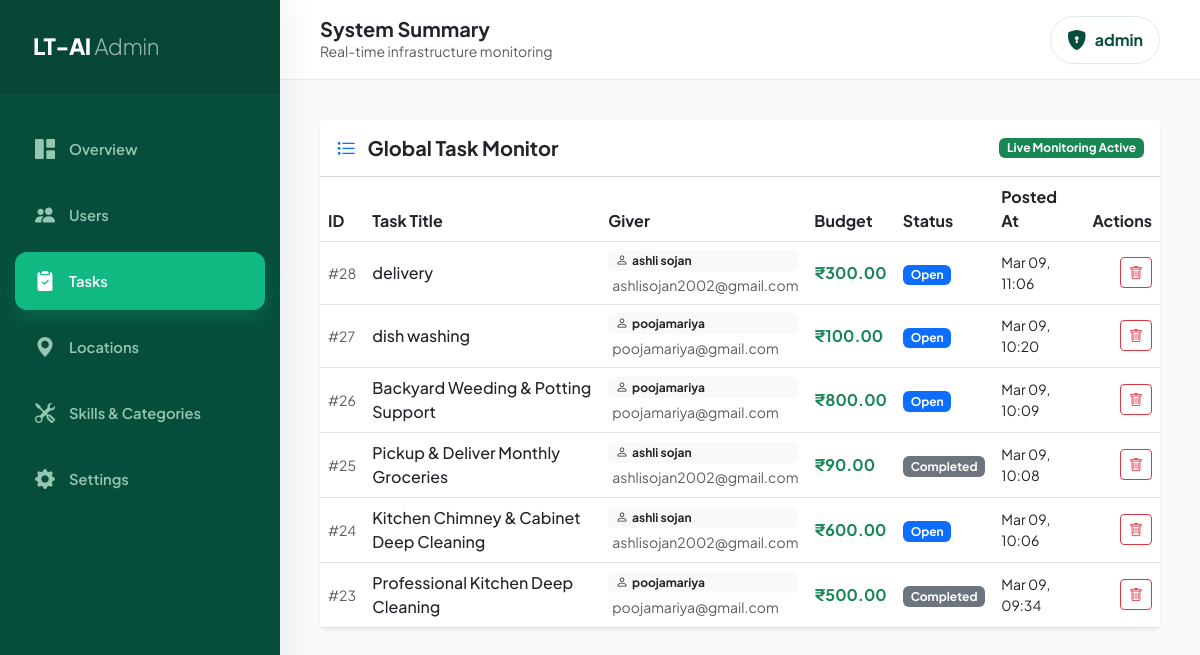
Screenshot of /admin-panel/tasks/ (signed in) with the database file from the repository.
### accounts/models.py (models this page shows, shortened)
class User(AbstractUser):
    name = models.CharField(max_length=100)
    email = models.EmailField(unique=True)
    phone = models.CharField(max_length=15)
    ROLE_CHOICES = (
        ('giver', 'Giver'),
        ('doer', 'Doer'),
        ('admin', 'Admin'),
    )
    role = models.CharField(max_length=10, choices=ROLE_CHOICES)
    adhar_photo = models.ImageField(upload_to='adhar_photos/', null=True, blank=True)
    photo = models.ImageField(upload_to='profile_photos/', null=True, blank=True)
    certificate_file = models.FileField(upload_to='certificates/', null=True, blank=True)
    verification_attempts = models.IntegerField(default=0)
    approval_status = models.CharField(max_length=20, default='pending')
    status = models.CharField(max_length=20, default='Active')
    verification_live_photo = models.ImageField(
    upload_to='verification/live_photos/',
    null=True,
    blank=True
)
    USERNAME_FIELD = 'email'
    REQUIRED_FIELDS = ['username', 'name']

### giver/models.py (models this page shows, shortened)
class Task(models.Model):
    STATUS_CHOICES = [
        ('Open', 'Open'),
        ('Accepted', 'Accepted'),
        ('Completed', 'Completed'),
        ('Cancelled', 'Cancelled'),
        ('Expired', 'Expired'),
    ]
    giver = models.ForeignKey(settings.AUTH_USER_MODEL, on_delete=models.CASCADE, related_name='tasks_posted')
    doer = models.ForeignKey(settings.AUTH_USER_MODEL, on_delete=models.SET_NULL, null=True, blank=True, related_name='tasks_accepted')
    category = models.ForeignKey(Category, on_delete=models.CASCADE)
    skill = models.ForeignKey(Skill, on_delete=models.CASCADE)
    district = models.ForeignKey(District, on_delete=models.SET_NULL, null=True)
    place = models.ForeignKey(Place, on_delete=models.SET_NULL, null=True)
    pincode = models.ForeignKey(Pincode, on_delete=models.SET_NULL, null=True)
    title = models.CharField(max_length=150)
    description = models.TextField()
    budget = models.DecimalField(max_digits=10, decimal_places=2)
    status = models.CharField(max_length=30, choices=STATUS_CHOICES, default='Open')
    created_at = models.DateTimeField(auto_now_add=True)
    expiry_at = models.DateTimeField(null=True, blank=True)
    deadline_datetime = models.DateTimeField()
    is_active = models.BooleanField(default=True)

### adminpanel/views.py (the view)
# urls.py: path('tasks/', views.admin_task_management, name='admin_task_management'),
@user_passes_test(is_admin)
def admin_task_management(request):
    user_id = request.GET.get('user_id')
    if user_id:
        tasks = Task.objects.filter(giver_id=user_id).order_by('-created_at')
        viewing_user = get_object_or_404(User, id=user_id)
    else:
        tasks = Task.objects.all().order_by('-created_at')
        viewing_user = None
    return render(request, 'adminpanel/admin_tasks.html', {
        'tasks': tasks,
        'viewing_user': viewing_user
    })

### adminpanel/views.py (called while the page is built)
def is_admin(user):
    return user.is_superuser

### adminpanel/templates/adminpanel/admin_tasks.html (shortened to what this page needs)
{% extends 'adminpanel/base_admin.html' %}
{% block content %}
<div class="card shadow-sm border-0">
    <div class="card-header bg-white py-3 d-flex justify-content-between align-items-center">
        <h5 class="mb-0 fw-bold">
            <i class="bi bi-list-task me-2 text-primary"></i>
            {% if viewing_user %}Tasks by {{ viewing_user.name }}{% else %}Global Task Monitor{% endif %}
        </h5>
        <span class="badge bg-success" id="ws-status">Live Monitoring Active</span>
    </div>
    <div class="table-responsive">
        <table class="table table-hover align-middle mb-0">
            <thead class="bg-light">
                <tr>
                    <th>ID</th>
                    <th>Task Title</th>
                    <th>Giver</th>
                    <th>Budget</th>
                    <th>Status</th>
                    <th>Posted At</th>
                    <th class="text-end">Actions</th>
                </tr>
            </thead>
            <tbody id="admin-task-container">
                {% for task in tasks %}
                <tr id="task-row-{{ task.id }}">
                    <td><small class="text-muted">#{{ task.id }}</small></td>
                    <td><span class="fw-medium">{{ task.title }}</span></td>
                    <td>
                        {% if task.giver %}
                        <a href="?user_id={{ task.giver.id }}" class="text-decoration-none">
                            <div class="badge bg-light text-dark d-block mb-1 text-start">
                                <i class="bi bi-person me-1"></i>{{ task.giver.name|default:task.giver.username }}
                            </div>
                            <small class="text-muted d-block ps-1">{{ task.giver.email|default:"No Email" }}</small>
                        </a>
                        {% else %}
                        <span class="text-muted small">No Giver Info</span>
                        {% endif %}
                    </td>
                    <td class="text-success fw-bold">₹{{ task.budget }}</td>
                    <td>
                        <span class="badge {% if task.status == 'Open' %}bg-primary{% else %}bg-secondary{% endif %}">
                            {{ task.status }}
                        </span>
                    </td>
                    <td class="small">{{ task.created_at|date:"M d, H:i" }}</td>
                    <td class="text-end">
                        <button class="btn btn-sm btn-outline-danger"
                                onclick="confirmDelete('{{ task.id }}', '{% url 'admin_delete_task' task.id %}')">
                            <i class="bi bi-trash"></i>
                        </button>
                    </td>
                </tr>
                {% endfor %}
            </tbody>
        </table>
    </div>
</div>
{% endblock %}

### adminpanel/templates/adminpanel/base_admin.html (shortened to what this page needs)
<!DOCTYPE html>
<html lang="en">
<head>
    <link href="https://cdn.jsdelivr.net/npm/bootstrap@5.3.0/dist/css/bootstrap.min.css" rel="stylesheet">
    <link rel="stylesheet" href="https://cdn.jsdelivr.net/npm/bootstrap-icons@1.11.0/font/bootstrap-icons.css">
</head>
<body>
<div class="admin-sidebar">
    <div class="brand-section text-white">
        <span>LT-AI <span class="fw-light" style="opacity: 0.6;">Admin</span></span>
    </div>
    <div class="nav-group">
        <a href="{% url 'admin_dashboard' %}" class="admin-nav-link {% if request.resolver_match.url_name == 'admin_dashboard' %}active{% endif %}">
            <i class="bi bi-grid-1x2-fill"></i> Overview
        </a>
        <a href="{% url 'admin_user_management' %}" class="admin-nav-link {% if request.resolver_match.url_name == 'admin_user_management' %}active{% endif %}">
            <i class="bi bi-people-fill"></i> Users
        </a>
        <a href="{% url 'admin_task_management' %}" class="admin-nav-link {% if request.resolver_match.url_name == 'admin_task_management' %}active{% endif %}">
            <i class="bi bi-clipboard2-check-fill"></i> Tasks
        </a>
        <a href="{% url 'location_management' %}" class="admin-nav-link {% if request.resolver_match.url_name == 'location_management' %}active{% endif %}">
            <i class="bi bi-geo-alt-fill"></i> Locations
        </a>
        <a href="{% url 'skill_management' %}" class="admin-nav-link {% if request.resolver_match.url_name == 'skill_management' %}active{% endif %}">
            <i class="bi bi-tools"></i> Skills & Categories
        </a>
        <a href="#" class="admin-nav-link">
            <i class="bi bi-gear-fill"></i> Settings
        </a>
    </div>
</div>
<div class="admin-main">
    <header class="admin-header">
        <div class="search-bar">
            <h5 class="fw-bold mb-0 text-dark">System Summary</h5>
            <p class="text-muted small mb-0 d-none d-md-block">Real-time infrastructure monitoring</p>
        </div>
        <div class="user-profile dropdown">
            <button class="btn border-0 rounded-pill px-3 py-2 d-flex align-items-center"
                    style="color: var(--sidebar-dark); font-weight: 700;"
                    data-bs-toggle="dropdown">
                <i class="bi bi-shield-lock-fill me-2 fs-5 text-emerald-600"></i>
                {{ user.name }}
            </button>
        </div>
    </header>
    <div class="content-body">
        {% block content %}{% endblock %}
    </div>
</div>
</body>
</html>

### adminpanel/templates/adminpanel/base_admin.html (style rules this page uses)
:root { --admin-bg: #f8fafc; --sidebar-dark: #064e3b; --accent-color: #10b981; --accent-hover: #059669; --text-main: #0f172a; --sidebar-width: 280px; --header-height: 80px; }
body { font-family: 'Plus Jakarta Sans', sans-serif; background-color: var(--admin-bg); color: var(--text-main); margin: 0; overflow-x: hidden; }
.admin-sidebar { width: var(--sidebar-width); position: fixed; top: 0; bottom: 0; left: 0; z-index: 1050; background: var(--sidebar-dark); transition: all 0.3s cubic-bezier(0.4, 0, 0.2, 1); box-shadow: 10px 0 30px rgba(0, 0, 0, 0.05); display: flex; flex-direction: column; }
.brand-section { padding: 30px 25px; font-size: 1.4rem; font-weight: 800; letter-spacing: -0.5px; background: rgba(0, 0, 0, 0.1); border-bottom: 1px solid rgba(255, 255, 255, 0.05); display: flex; align-items: center; }
.nav-group { padding: 25px 15px; flex: 1; }
.admin-nav-link { color: rgba(209, 250, 229, 0.7); padding: 14px 20px; margin-bottom: 8px; display: flex; align-items: center; text-decoration: none; transition: all 0.25s ease; font-weight: 600; font-size: 0.92rem; border-radius: 12px; }
.admin-nav-link i { font-size: 1.25rem; margin-right: 14px; transition: transform 0.2s ease; }
.admin-nav-link.active { color: #ffffff; background: var(--accent-color); box-shadow: 0 10px 20px rgba(16, 185, 129, 0.2); }
.admin-nav-link.active i { color: #ffffff; }
.admin-main { margin-left: var(--sidebar-width); min-height: 100vh; display: flex; flex-direction: column; }
.admin-header { background: rgba(255, 255, 255, 0.85); backdrop-filter: blur(12px); padding: 0 40px; height: var(--header-height); border-bottom: 1px solid rgba(226, 232, 240, 0.8); display: flex; justify-content: space-between; align-items: center; position: sticky; top: 0; z-index: 1000; }
.content-body { padding: 40px; flex: 1; animation: fadeIn 0.5s ease-out; }
.user-profile .btn { background: #ffffff; border: 1px solid #e2e8f0 !important; box-shadow: 0 2px 4px rgba(0,0,0,0.02); transition: all 0.2s; }

### rows the page displays
User: name "admin"
Task: id "28", title "delivery", giver.name "ashli sojan", giver.email "ashlisojan2002@gmail.com", budget "300.00", status "Open", created_at "Mar 09, 11:06"
Task: id "27", title "dish washing", giver.name "poojamariya", giver.email "poojamariya@gmail.com", budget "100.00", status "Open", created_at "Mar 09, 10:20"
Task: id "26", title "Backyard Weeding & Potting Support", giver.name "poojamariya", giver.email "poojamariya@gmail.com", budget "800.00", status "Open", created_at "Mar 09, 10:09"
Task: id "25", title "Pickup & Deliver Monthly Groceries", giver.name "ashli sojan", giver.email "ashlisojan2002@gmail.com", budget "90.00", status "Completed", created_at "Mar 09, 10:08"
Task: id "24", title "Kitchen Chimney & Cabinet Deep Cleaning", giver.name "ashli sojan", giver.email "ashlisojan2002@gmail.com", budget "600.00", status "Open", created_at "Mar 09, 10:06"
Task: id "23", title "Professional Kitchen Deep Cleaning", giver.name "poojamariya", giver.email "poojamariya@gmail.com", budget "500.00", status "Completed", created_at "Mar 09, 09:34"
